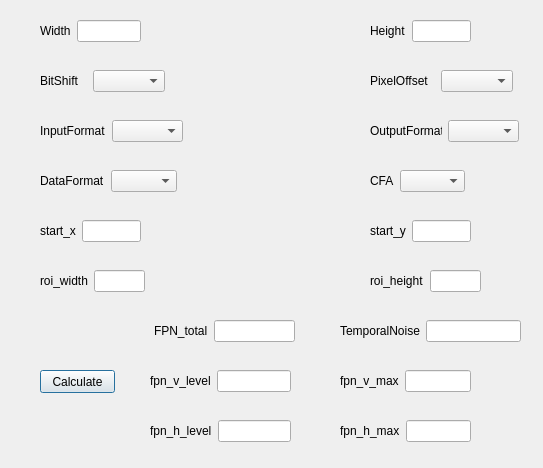
<?xml version="1.0" encoding="UTF-8"?>
<ui version="4.0">
 <class>Dialog</class>
 <widget class="QDialog" name="Dialog">
  <property name="geometry">
   <rect>
    <x>0</x>
    <y>0</y>
    <width>543</width>
    <height>468</height>
   </rect>
  </property>
  <property name="windowTitle">
   <string>Dialog</string>
  </property>
  <widget class="QWidget" name="layoutWidget">
   <property name="geometry">
    <rect>
     <x>40</x>
     <y>20</y>
     <width>101</width>
     <height>22</height>
    </rect>
   </property>
   <layout class="QHBoxLayout" name="horizontalLayout_10">
    <item>
     <widget class="QLabel" name="label_fpn_width">
      <property name="text">
       <string>Width</string>
      </property>
     </widget>
    </item>
    <item>
     <widget class="QLineEdit" name="lineEdit_fpn_width"/>
    </item>
   </layout>
  </widget>
  <widget class="QWidget" name="layoutWidget_2">
   <property name="geometry">
    <rect>
     <x>370</x>
     <y>20</y>
     <width>101</width>
     <height>22</height>
    </rect>
   </property>
   <layout class="QHBoxLayout" name="horizontalLayout_12">
    <item>
     <widget class="QLabel" name="label_fpn_height">
      <property name="text">
       <string>Height</string>
      </property>
     </widget>
    </item>
    <item>
     <widget class="QLineEdit" name="lineEdit_fpn_height"/>
    </item>
   </layout>
  </widget>
  <widget class="QWidget" name="layoutWidget_3">
   <property name="geometry">
    <rect>
     <x>40</x>
     <y>70</y>
     <width>125</width>
     <height>22</height>
    </rect>
   </property>
   <layout class="QHBoxLayout" name="horizontalLayout_13">
    <item>
     <widget class="QLabel" name="label_fpn_bitshift">
      <property name="text">
       <string>BitShift</string>
      </property>
     </widget>
    </item>
    <item>
     <widget class="QComboBox" name="comboBox_fpn_bitshift"/>
    </item>
   </layout>
  </widget>
  <widget class="QWidget" name="layoutWidget_4">
   <property name="geometry">
    <rect>
     <x>370</x>
     <y>70</y>
     <width>143</width>
     <height>22</height>
    </rect>
   </property>
   <layout class="QHBoxLayout" name="horizontalLayout_14">
    <item>
     <widget class="QLabel" name="label_fpn_pixeloffset">
      <property name="text">
       <string>PixelOffset</string>
      </property>
     </widget>
    </item>
    <item>
     <widget class="QComboBox" name="comboBox_fpn_pixeloffset"/>
    </item>
   </layout>
  </widget>
  <widget class="QWidget" name="layoutWidget_5">
   <property name="geometry">
    <rect>
     <x>40</x>
     <y>120</y>
     <width>143</width>
     <height>22</height>
    </rect>
   </property>
   <layout class="QHBoxLayout" name="horizontalLayout_15">
    <item>
     <widget class="QLabel" name="label_fpn_inputformat">
      <property name="text">
       <string>InputFormat</string>
      </property>
     </widget>
    </item>
    <item>
     <widget class="QComboBox" name="comboBox_fpn_inputformat"/>
    </item>
   </layout>
  </widget>
  <widget class="QWidget" name="layoutWidget_6">
   <property name="geometry">
    <rect>
     <x>370</x>
     <y>120</y>
     <width>149</width>
     <height>22</height>
    </rect>
   </property>
   <layout class="QHBoxLayout" name="horizontalLayout_16">
    <item>
     <widget class="QLabel" name="label_fpn_outputformat">
      <property name="text">
       <string>OutputFormat</string>
      </property>
     </widget>
    </item>
    <item>
     <widget class="QComboBox" name="comboBox_fpn_outputformat"/>
    </item>
   </layout>
  </widget>
  <widget class="QWidget" name="layoutWidget_7">
   <property name="geometry">
    <rect>
     <x>40</x>
     <y>170</y>
     <width>137</width>
     <height>22</height>
    </rect>
   </property>
   <layout class="QHBoxLayout" name="horizontalLayout_17">
    <item>
     <widget class="QLabel" name="label_fpn_dataformat">
      <property name="text">
       <string>DataFormat</string>
      </property>
     </widget>
    </item>
    <item>
     <widget class="QComboBox" name="comboBox_fpn_dataformat"/>
    </item>
   </layout>
  </widget>
  <widget class="QWidget" name="layoutWidget_8">
   <property name="geometry">
    <rect>
     <x>370</x>
     <y>170</y>
     <width>95</width>
     <height>22</height>
    </rect>
   </property>
   <layout class="QHBoxLayout" name="horizontalLayout_18">
    <item>
     <widget class="QLabel" name="label_fpn_cfa">
      <property name="text">
       <string>CFA</string>
      </property>
     </widget>
    </item>
    <item>
     <widget class="QComboBox" name="comboBox_fpn_cfa"/>
    </item>
   </layout>
  </widget>
  <widget class="QWidget" name="layoutWidget_9">
   <property name="geometry">
    <rect>
     <x>40</x>
     <y>220</y>
     <width>101</width>
     <height>22</height>
    </rect>
   </property>
   <layout class="QHBoxLayout" name="horizontalLayout_19">
    <item>
     <widget class="QLabel" name="label_fpn_start_x">
      <property name="text">
       <string>start_x</string>
      </property>
     </widget>
    </item>
    <item>
     <widget class="QLineEdit" name="lineEdit_fpn_start_x"/>
    </item>
   </layout>
  </widget>
  <widget class="QWidget" name="layoutWidget_10">
   <property name="geometry">
    <rect>
     <x>370</x>
     <y>220</y>
     <width>101</width>
     <height>22</height>
    </rect>
   </property>
   <layout class="QHBoxLayout" name="horizontalLayout_20">
    <item>
     <widget class="QLabel" name="label_fpn_start_y">
      <property name="text">
       <string>start_y</string>
      </property>
     </widget>
    </item>
    <item>
     <widget class="QLineEdit" name="lineEdit_fpn_start_y"/>
    </item>
   </layout>
  </widget>
  <widget class="QWidget" name="layoutWidget_11">
   <property name="geometry">
    <rect>
     <x>40</x>
     <y>270</y>
     <width>105</width>
     <height>22</height>
    </rect>
   </property>
   <layout class="QHBoxLayout" name="horizontalLayout_21">
    <item>
     <widget class="QLabel" name="label_fpn_roi_width">
      <property name="text">
       <string>roi_width</string>
      </property>
     </widget>
    </item>
    <item>
     <widget class="QLineEdit" name="lineEdit_fpn_roi_width"/>
    </item>
   </layout>
  </widget>
  <widget class="QWidget" name="layoutWidget_12">
   <property name="geometry">
    <rect>
     <x>370</x>
     <y>270</y>
     <width>111</width>
     <height>22</height>
    </rect>
   </property>
   <layout class="QHBoxLayout" name="horizontalLayout_22">
    <item>
     <widget class="QLabel" name="label_fpn_roi_height">
      <property name="text">
       <string>roi_height</string>
      </property>
     </widget>
    </item>
    <item>
     <widget class="QLineEdit" name="lineEdit_fpn_roi_height"/>
    </item>
   </layout>
  </widget>
  <widget class="QPushButton" name="pushButton_fpn_calculate">
   <property name="geometry">
    <rect>
     <x>40</x>
     <y>370</y>
     <width>75</width>
     <height>23</height>
    </rect>
   </property>
   <property name="text">
    <string>Calculate</string>
   </property>
  </widget>
  <widget class="QWidget" name="layoutWidget_13">
   <property name="geometry">
    <rect>
     <x>340</x>
     <y>320</y>
     <width>181</width>
     <height>22</height>
    </rect>
   </property>
   <layout class="QHBoxLayout" name="horizontalLayout_23">
    <item>
     <widget class="QLabel" name="label_fpn_temporal_noise">
      <property name="text">
       <string>TemporalNoise</string>
      </property>
     </widget>
    </item>
    <item>
     <widget class="QLineEdit" name="lineEdit_fpn_temporal_noise"/>
    </item>
   </layout>
  </widget>
  <widget class="QWidget" name="layoutWidget_14">
   <property name="geometry">
    <rect>
     <x>154</x>
     <y>320</y>
     <width>141</width>
     <height>22</height>
    </rect>
   </property>
   <layout class="QHBoxLayout" name="horizontalLayout_24">
    <item>
     <widget class="QLabel" name="label_fpn_total">
      <property name="text">
       <string>FPN_total</string>
      </property>
     </widget>
    </item>
    <item>
     <widget class="QLineEdit" name="lineEdit_fpn_total"/>
    </item>
   </layout>
  </widget>
  <widget class="QWidget" name="layoutWidget_15">
   <property name="geometry">
    <rect>
     <x>150</x>
     <y>370</y>
     <width>141</width>
     <height>22</height>
    </rect>
   </property>
   <layout class="QHBoxLayout" name="horizontalLayout_25">
    <item>
     <widget class="QLabel" name="label_fpn_v_level">
      <property name="text">
       <string>fpn_v_level</string>
      </property>
     </widget>
    </item>
    <item>
     <widget class="QLineEdit" name="lineEdit_fpn_v_level"/>
    </item>
   </layout>
  </widget>
  <widget class="QWidget" name="layoutWidget_16">
   <property name="geometry">
    <rect>
     <x>150</x>
     <y>420</y>
     <width>141</width>
     <height>22</height>
    </rect>
   </property>
   <layout class="QHBoxLayout" name="horizontalLayout_26">
    <item>
     <widget class="QLabel" name="label_fpn_h_level">
      <property name="text">
       <string>fpn_h_level</string>
      </property>
     </widget>
    </item>
    <item>
     <widget class="QLineEdit" name="lineEdit_fpn_h_level"/>
    </item>
   </layout>
  </widget>
  <widget class="QWidget" name="layoutWidget_17">
   <property name="geometry">
    <rect>
     <x>340</x>
     <y>370</y>
     <width>131</width>
     <height>22</height>
    </rect>
   </property>
   <layout class="QHBoxLayout" name="horizontalLayout_27">
    <item>
     <widget class="QLabel" name="label_fpn_v_max">
      <property name="text">
       <string>fpn_v_max</string>
      </property>
     </widget>
    </item>
    <item>
     <widget class="QLineEdit" name="lineEdit_fpn_v_max"/>
    </item>
   </layout>
  </widget>
  <widget class="QWidget" name="layoutWidget_18">
   <property name="geometry">
    <rect>
     <x>340</x>
     <y>420</y>
     <width>131</width>
     <height>22</height>
    </rect>
   </property>
   <layout class="QHBoxLayout" name="horizontalLayout_28">
    <item>
     <widget class="QLabel" name="label_fpn_h_max">
      <property name="text">
       <string>fpn_h_max</string>
      </property>
     </widget>
    </item>
    <item>
     <widget class="QLineEdit" name="lineEdit_fpn_h_max"/>
    </item>
   </layout>
  </widget>
 </widget>
 <resources/>
 <connections/>
</ui>
